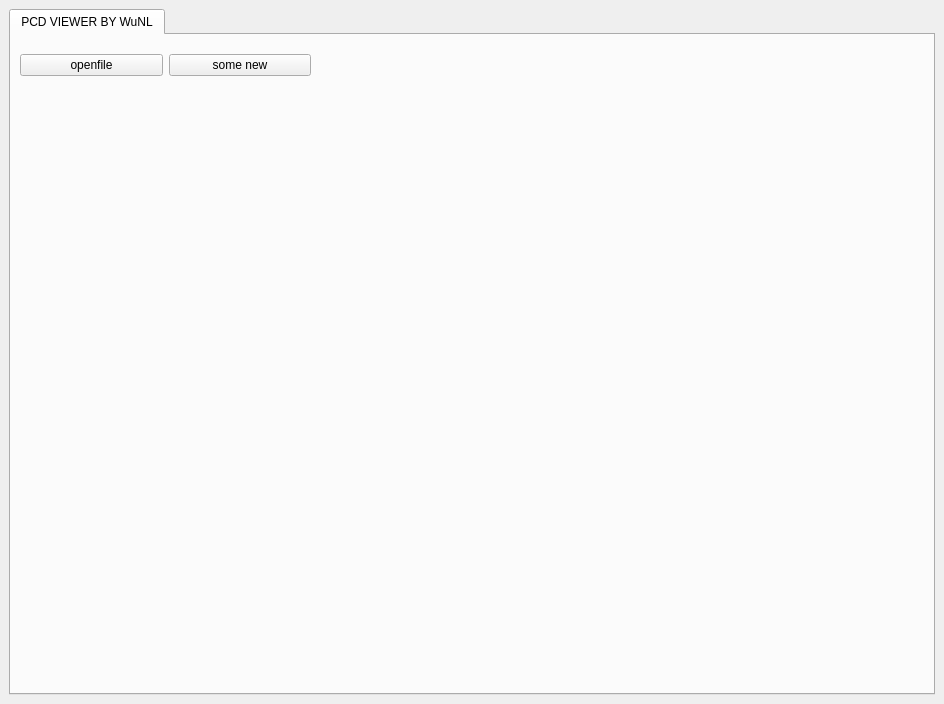
<?xml version="1.0" encoding="UTF-8"?>
<ui version="4.0">
 <class>MainWindowDesign</class>
 <widget class="QMainWindow" name="MainWindowDesign">
  <property name="geometry">
   <rect>
    <x>0</x>
    <y>0</y>
    <width>944</width>
    <height>704</height>
   </rect>
  </property>
  <property name="windowTitle">
   <string>QRosApp</string>
  </property>
  <property name="windowIcon">
   <iconset resource="../resources/images.qrc">
    <normaloff>:/images/icon.png</normaloff>:/images/icon.png</iconset>
  </property>
  <property name="locale">
   <locale language="English" country="Australia"/>
  </property>
  <widget class="QWidget" name="centralwidget">
   <layout class="QHBoxLayout">
    <item>
     <widget class="QTabWidget" name="tab_manager">
      <property name="minimumSize">
       <size>
        <width>100</width>
        <height>0</height>
       </size>
      </property>
      <property name="locale">
       <locale language="English" country="Australia"/>
      </property>
      <property name="currentIndex">
       <number>0</number>
      </property>
      <widget class="QWidget" name="tab_status">
       <attribute name="title">
        <string>PCD VIEWER BY WuNL</string>
       </attribute>
       <layout class="QVBoxLayout" name="verticalLayout_2">
        <item>
         <layout class="QGridLayout" name="gridLayout">
          <item row="0" column="0">
           <layout class="QGridLayout" name="gridLayout_2">
            <item row="0" column="3">
             <spacer name="verticalSpacer">
              <property name="orientation">
               <enum>Qt::Vertical</enum>
              </property>
              <property name="sizeType">
               <enum>QSizePolicy::Fixed</enum>
              </property>
              <property name="sizeHint" stdset="0">
               <size>
                <width>20</width>
                <height>10</height>
               </size>
              </property>
             </spacer>
            </item>
            <item row="2" column="3">
             <spacer name="verticalSpacer_2">
              <property name="orientation">
               <enum>Qt::Vertical</enum>
              </property>
              <property name="sizeHint" stdset="0">
               <size>
                <width>20</width>
                <height>40</height>
               </size>
              </property>
             </spacer>
            </item>
            <item row="0" column="0">
             <spacer name="horizontalSpacer_2">
              <property name="orientation">
               <enum>Qt::Horizontal</enum>
              </property>
              <property name="sizeHint" stdset="0">
               <size>
                <width>40</width>
                <height>10</height>
               </size>
              </property>
             </spacer>
            </item>
            <item row="0" column="2">
             <spacer name="horizontalSpacer">
              <property name="orientation">
               <enum>Qt::Horizontal</enum>
              </property>
              <property name="sizeHint" stdset="0">
               <size>
                <width>40</width>
                <height>10</height>
               </size>
              </property>
             </spacer>
            </item>
            <item row="1" column="3">
             <spacer name="verticalSpacer_3">
              <property name="orientation">
               <enum>Qt::Vertical</enum>
              </property>
              <property name="sizeType">
               <enum>QSizePolicy::Fixed</enum>
              </property>
              <property name="sizeHint" stdset="0">
               <size>
                <width>20</width>
                <height>20</height>
               </size>
              </property>
             </spacer>
            </item>
            <item row="0" column="1">
             <spacer name="horizontalSpacer_3">
              <property name="orientation">
               <enum>Qt::Horizontal</enum>
              </property>
              <property name="sizeHint" stdset="0">
               <size>
                <width>40</width>
                <height>10</height>
               </size>
              </property>
             </spacer>
            </item>
            <item row="1" column="0">
             <layout class="QHBoxLayout" name="horizontalLayout">
              <item>
               <widget class="QPushButton" name="pushButton_opnefile">
                <property name="text">
                 <string>openfile</string>
                </property>
               </widget>
              </item>
              <item>
               <widget class="QPushButton" name="pushButton_test">
                <property name="text">
                 <string>some new</string>
                </property>
               </widget>
              </item>
             </layout>
            </item>
            <item row="2" column="0" colspan="3">
             <layout class="QGridLayout" name="gridLayout_viewer"/>
            </item>
           </layout>
          </item>
         </layout>
        </item>
       </layout>
      </widget>
     </widget>
    </item>
   </layout>
  </widget>
  <action name="action_Quit">
   <property name="text">
    <string>&amp;Quit</string>
   </property>
   <property name="shortcut">
    <string>Ctrl+Q</string>
   </property>
   <property name="shortcutContext">
    <enum>Qt::ApplicationShortcut</enum>
   </property>
  </action>
  <action name="action_Preferences">
   <property name="text">
    <string>&amp;Preferences</string>
   </property>
  </action>
  <action name="actionAbout">
   <property name="text">
    <string>&amp;About</string>
   </property>
  </action>
  <action name="actionAbout_Qt">
   <property name="text">
    <string>About &amp;Qt</string>
   </property>
  </action>
 </widget>
 <resources>
  <include location="../resources/images.qrc"/>
 </resources>
 <connections>
  <connection>
   <sender>action_Quit</sender>
   <signal>triggered()</signal>
   <receiver>MainWindowDesign</receiver>
   <slot>close()</slot>
   <hints>
    <hint type="sourcelabel">
     <x>-1</x>
     <y>-1</y>
    </hint>
    <hint type="destinationlabel">
     <x>399</x>
     <y>299</y>
    </hint>
   </hints>
  </connection>
 </connections>
</ui>
